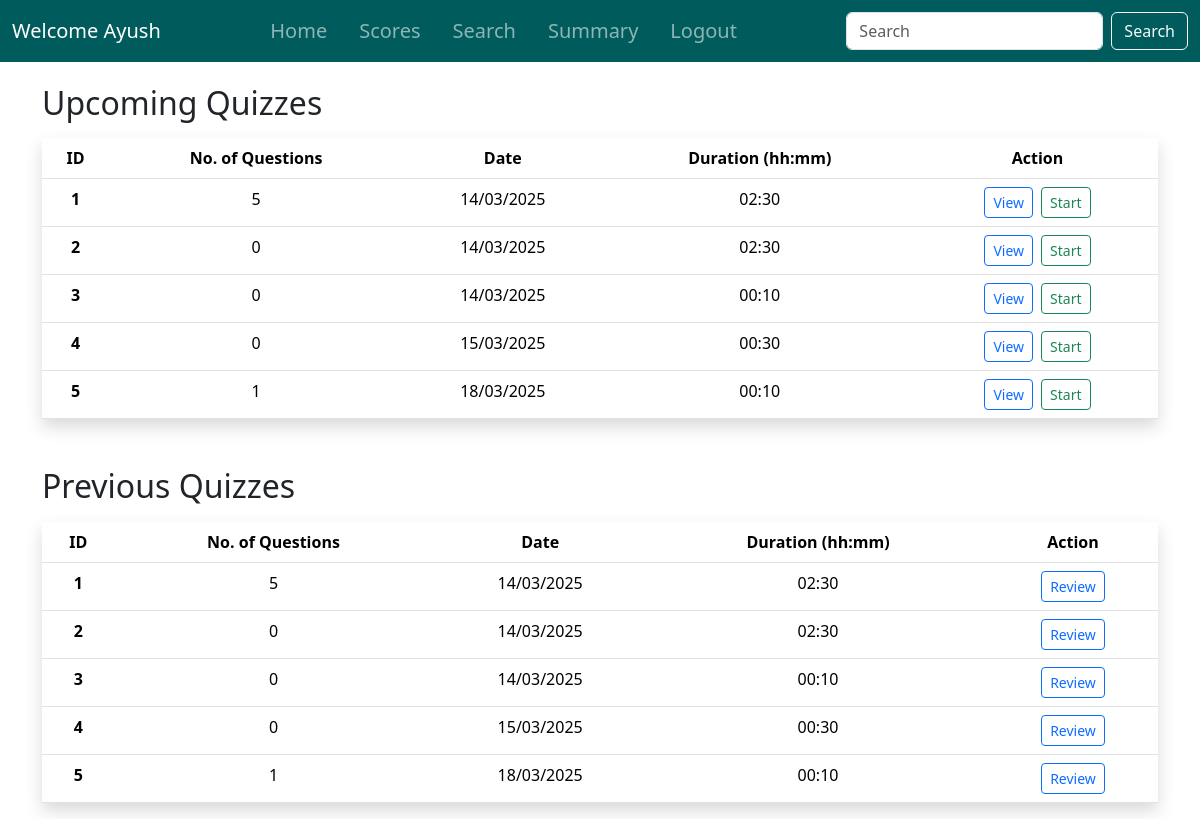
The app's page /student_dashboard (signed in) with its own data.
### controllers/models.py (models this page shows, shortened)
class User(db.Model, UserMixin):
    __tablename__ = 'user'
    id = db.Column(db.Integer, primary_key=True)
    fullname = db.Column(db.String(200), nullable=False)
    email = db.Column(db.String(150), unique=True, nullable=False)
    username = db.Column(db.String(100), unique=True, nullable=False)
    dob = db.Column(db.Date, nullable=False)
    qualification = db.Column(db.String(200))
    document_path = db.Column(db.String(length=200), nullable=False)  # Path to uploaded document
    password = db.Column(db.String(60), nullable=False)

class Quiz(db.Model):
    id = db.Column(db.Integer, primary_key=True)
    chapter_id = db.Column(db.Integer, db.ForeignKey('chapter.id'), nullable=False)
    subject_id = db.Column(db.Integer, db.ForeignKey('subject.id'), nullable=False)
    date_of_quiz = db.Column(db.DateTime, default=func.now())
    time_duration = db.Column(db.String(10))  # HH:MM format
    remarks = db.Column(db.Text)
    questions = db.relationship('Question', backref='quiz', cascade='all, delete-orphan')
    scores = db.relationship('Score', backref='quiz', cascade='all, delete-orphan')
    subject = db.relationship('Subject', backref='quizzes')
    @hybrid_property
    def no_of_questions(self):
        return len(self.questions)
    @hybrid_property
    def formatted_date(self):
        return self.date_of_quiz.strftime("%d/%m/%Y") if self.date_of_quiz else None

### controllers/routes.py (the view)
@app.route('/student_dashboard')
@login_required
def student_dashboard():
    today = datetime.now().date()
    quizes = Quiz.query.all()
    upcoming_quizzes = [quiz for quiz in quizes if quiz.date_of_quiz.date() >= today]
    previous_quizzes = [quiz for quiz in quizes if quiz.date_of_quiz.date() < today]
    return render_template('student_dashboard2.html',
                           upcoming_quizzes=quizes,
                           previous_quizzes=previous_quizzes)

### controllers/models.py (called while the page is built)
@login_manager.user_loader
def load_user(user_id):
    try:
        user_type, id = user_id.split('-')
        id = int(id)
        if user_type == 'admin':
            return Admin.query.get(id)
        else:
            return User.query.get(id)
    except (ValueError, AttributeError):
        print(f"ERROR: Invalid user_id: {user_id}")
        return None

### controllers/templates/student_dashboard2.html (shortened to what this page needs)
{% extends 'base.html' %}
{% block content %}
    <div class="container mt-4">
        <h2 class="mb-3">Upcoming Quizzes</h2>
        {% if upcoming_quizzes %}
            <table class="table table-hover shadow mt-3">
                <thead>
                    <tr>
                        <th class="text-center">ID</th>
                        <th class="text-center">No. of Questions</th>
                        <th class="text-center">Date</th>
                        <th class="text-center">Duration (hh:mm)</th>
                        <th class="text-center">Action</th>
                    </tr>
                </thead>
                <tbody>
                    {% for quiz in upcoming_quizzes %}
                        <tr>
                            <th class="text-center">{{ loop.index }}</th>
                            <td class="text-center">{{ quiz.no_of_questions }}</td>
                            <td class="text-center">{{ quiz.formatted_date }}</td>
                            <td class="text-center">{{ quiz.time_duration }}</td>
                            <td class="text-center">
                                <div class="d-flex justify-content-center gap-2">
                                    <a href="{{ url_for('view_quiz', quiz_id=quiz.id) }}" class="btn btn-outline-primary btn-sm">View</a>
                                    <a href="{{ url_for('exam_portal', quiz_id=quiz.id) }}" class="btn btn-outline-success btn-sm">Start</a>
                                </div>
                            </td>
                        </tr>
                    {% endfor %}
                </tbody>
            </table>
        {% else %}
            <p class="text-muted">No upcoming quizzes available. Stay tuned!</p>
        {% endif %}
        <h2 class="mt-5">Previous Quizzes</h2>
        {% if previous_quizzes %}
            <table class="table table-hover shadow mt-3">
                <thead>
                    <tr>
                        <th class="text-center">ID</th>
                        <th class="text-center">No. of Questions</th>
                        <th class="text-center">Date</th>
                        <th class="text-center">Duration (hh:mm)</th>
                        <th class="text-center">Action</th>
                    </tr>
                </thead>
                <tbody>
                    {% for quiz in previous_quizzes %}
                        <tr>
                            <th class="text-center">{{ loop.index }}</th>
                            <td class="text-center">{{ quiz.no_of_questions }}</td>
                            <td class="text-center">{{ quiz.formatted_date }}</td>
                            <td class="text-center">{{ quiz.time_duration }}</td>
                            <td class="text-center">
                                <div class="d-flex justify-content-center gap-2">
                                    <a href="{{ url_for('view_quiz', quiz_id=quiz.id) }}" class="btn btn-outline-primary btn-sm">Review</a>
                                </div>
                            </td>
                        </tr>
                    {% endfor %}
                </tbody>
            </table>
        {% else %}
            <p class="text-muted">No previous quizzes found.</p>
        {% endif %}
    </div>
{% endblock %}

### controllers/templates/base.html (shortened to what this page needs)
<!doctype html>
<html lang="en">
<head>
    <link rel="stylesheet" href="https://cdnjs.cloudflare.com/ajax/libs/font-awesome/6.0.0-beta3/css/all.min.css">
    <link href="https://cdn.jsdelivr.net/npm/bootstrap@5.3.3/dist/css/bootstrap.min.css" rel="stylesheet"
>
    <link rel="stylesheet" href="../static/styles.css">
</head>
<body class="d-flex flex-column min-vh-100">
    <header>
        <nav class="navbar navbar-expand-lg navbar-dark fixed-top color custom-navbar">
            <div class="container-fluid">
                {% if current_user.is_authenticated %}
                <a class="navbar-brand me-auto" href="#">
                    Welcome {{ current_user.username if current_user.username else current_user.email.split('@')[0] }}
                </a>
                <div class="collapse navbar-collapse justify-content-center" id="navbarNavAltMarkup">
                    <div class="navbar-nav">
                        <a class="nav-link fs-5 px-3 py-2" aria-current="page" href="{{url_for('dashboard')}}">Home</a>
                        {% if current_user.__tablename__ == 'admin' %}
                            <a class="nav-link fs-5 px-3 py-2" href="{{url_for('quiz_management')}}">Quiz</a>
                        {% elif current_user.__tablename__ == 'user' %}
                            <a class="nav-link fs-5 px-3 py-2" href="{{ url_for('quiz_scores', user_id=current_user.id)}}">Scores</a>
                        {% endif %}
                        <a class="nav-link fs-5 px-3 py-2" href="{{url_for('search')}}">Search</a>
                        <a class="nav-link fs-5 px-3 py-2" href="#">Summary</a>
                        <a class="nav-link fs-5 px-3 py-2" href="{{url_for('logout')}}">Logout</a>
                    </div>
                </div>
                <form class="d-flex ms-auto">
                    <input class="form-control me-2" type="search" placeholder="Search" aria-label="Search">
                    <button class="btn btn-outline-light" type="submit">Search</button>
                </form>
                {% endif %}
            </div>
        </nav>
    </header>
    <main class="flex-grow-1">
        {% block content %}
        {% endblock %}
    </main>
</body>
</html>

### controllers/static/styles.css (style rules this page uses)
body { padding-top: 60px; }
.custom-navbar { background-color: #005B5C; }

### records on screen
User: username "Ayush"
Quiz: no_of_questions "5", formatted_date "14/03/2025", time_duration "02:30"
Quiz: no_of_questions "0", formatted_date "14/03/2025", time_duration "02:30"
Quiz: no_of_questions "0", formatted_date "14/03/2025", time_duration "00:10"
Quiz: no_of_questions "0", formatted_date "15/03/2025", time_duration "00:30"
Quiz: no_of_questions "1", formatted_date "18/03/2025", time_duration "00:10"
